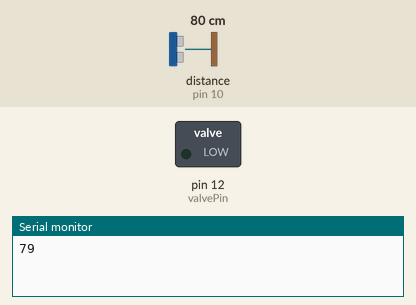
Recording of a sketch running on a simulated Arduino Uno, built with avr-gcc and run on an emulated ATmega328P. Shown: switched loads named in the sketch (green lamp = pin HIGH), the last lines printed to the serial monitor. Wiring (inferred from the names in the program): ultrasonic range finder: trigger pin 9; echo pin 10. Inputs (shaded band) come from the test bench; at power-on: distance to the obstacle (sensor on pin 10) 80 cm. The echo pulse lasts 58.3 µs per cm; pins used as bus, display or sensor lines are not drawn.

Above: at 0.1 s.
At 1.1 s:
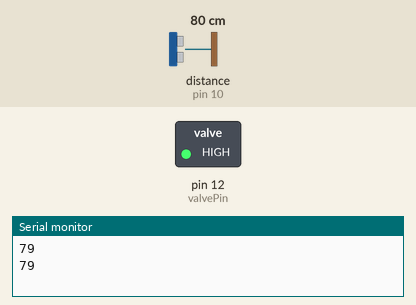
Timing chart, 0 to 2.6 s (numbered marks = the images above):
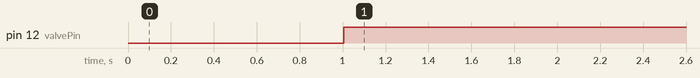

Measured:
- by itself, pin 12 (valvePin): LOW → HIGH at 1.0 s

The sketch:

code.ino
```cpp
const byte trigPin = 9;
const byte echoPin = 10;
const byte valvePin = 12;
const byte testPin = 7;

void setup() {
  Serial.begin(9600);
  pinMode(trigPin, OUTPUT);
  pinMode(echoPin, INPUT);
  pinMode(valvePin, OUTPUT);
}

void loop() {
  long duration=0, distance=0;
  digitalWrite(trigPin, LOW);
  delayMicroseconds(2);
  digitalWrite(trigPin, HIGH);
  delayMicroseconds(10);
  digitalWrite(trigPin, LOW);
  duration = pulseIn(echoPin, HIGH);
  distance = (duration / 2) / 29.1;
  Serial.println(distance);
  delay(1000);
  if (distance < 8) {
    digitalWrite(valvePin, LOW);
    digitalWrite(testPin, LOW);
  }
  else {
    digitalWrite(valvePin, HIGH);
    digitalWrite(testPin, HIGH);
  }
}
```
